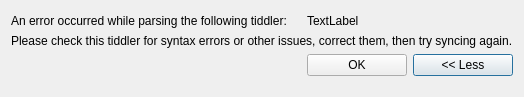
<?xml version="1.0" encoding="UTF-8"?>
<ui version="4.0">
 <class>Dialog</class>
 <widget class="QDialog" name="Dialog">
  <property name="geometry">
   <rect>
    <x>0</x>
    <y>0</y>
    <width>524</width>
    <height>97</height>
   </rect>
  </property>
  <property name="windowTitle">
   <string>Dialog</string>
  </property>
  <layout class="QVBoxLayout" name="verticalLayout">
   <item>
    <layout class="QGridLayout" name="gridLayout">
     <item row="1" column="0" colspan="3">
      <widget class="QLabel" name="label_3">
       <property name="sizePolicy">
        <sizepolicy hsizetype="Preferred" vsizetype="Fixed">
         <horstretch>0</horstretch>
         <verstretch>0</verstretch>
        </sizepolicy>
       </property>
       <property name="text">
        <string>Please check this tiddler for syntax errors or other issues, correct them, then try syncing again.</string>
       </property>
      </widget>
     </item>
     <item row="0" column="0">
      <widget class="QLabel" name="label">
       <property name="sizePolicy">
        <sizepolicy hsizetype="Preferred" vsizetype="Fixed">
         <horstretch>0</horstretch>
         <verstretch>0</verstretch>
        </sizepolicy>
       </property>
       <property name="text">
        <string>An error occurred while parsing the following tiddler:</string>
       </property>
      </widget>
     </item>
     <item row="3" column="0" colspan="3">
      <widget class="QPlainTextEdit" name="errorText">
       <property name="maximumSize">
        <size>
         <width>16777215</width>
         <height>0</height>
        </size>
       </property>
       <property name="readOnly">
        <bool>true</bool>
       </property>
      </widget>
     </item>
     <item row="2" column="2">
      <widget class="QPushButton" name="moreButton">
       <property name="maximumSize">
        <size>
         <width>100</width>
         <height>16777215</height>
        </size>
       </property>
       <property name="text">
        <string>&lt;&lt; Less</string>
       </property>
      </widget>
     </item>
     <item row="0" column="1" colspan="2">
      <widget class="QLabel" name="tiddlerNameLabel">
       <property name="sizePolicy">
        <sizepolicy hsizetype="Preferred" vsizetype="Fixed">
         <horstretch>0</horstretch>
         <verstretch>0</verstretch>
        </sizepolicy>
       </property>
       <property name="text">
        <string>TextLabel</string>
       </property>
      </widget>
     </item>
     <item row="2" column="1">
      <widget class="QPushButton" name="okButton">
       <property name="maximumSize">
        <size>
         <width>100</width>
         <height>16777215</height>
        </size>
       </property>
       <property name="text">
        <string>OK</string>
       </property>
      </widget>
     </item>
    </layout>
   </item>
  </layout>
 </widget>
 <resources/>
 <connections/>
</ui>
